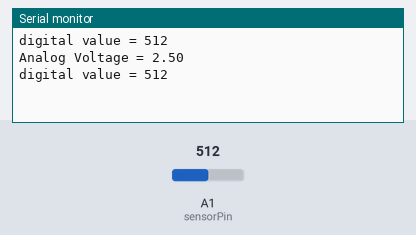
Simulated run of this sketch. Board: Arduino Uno, built with avr-gcc and run on an emulated ATmega328P. Shown: the last lines printed to the serial monitor. The inputs (shaded band) are chosen by the test bench; at power-on: A1 (sensorPin) = 512.

Above: at 3.8 s.
3.9 s: A1 (sensorPin) set to 716
At 5.8 s:
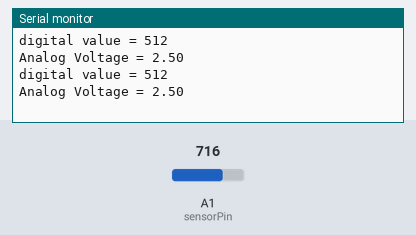
7.8 s: A1 (sensorPin) set to 900
At 10.1 s:
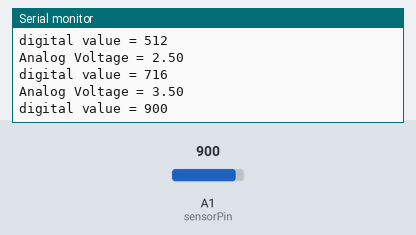
Timing chart, 0 to 11.6 s (numbered marks = the images above; inputs shaded):
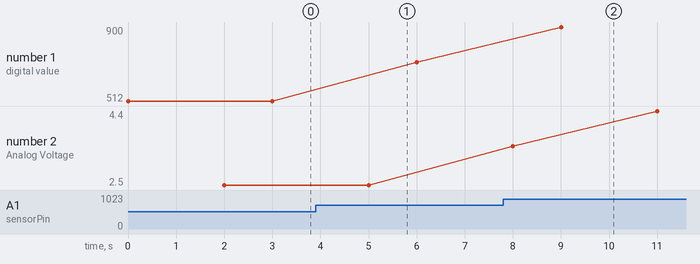

Measured:
- after the input at 7.8 s, the serial monitor: prints a new line after 1.2 s (image 2)
- plotted number 1: 512 → 716 after the input at 3.9 s, 716 → 900 after the input at 7.8 s
- plotted number 2: 2.5 → 4.4 after the input at 7.8 s

The sketch:

ADC.ino
```cpp
int sensorPin = A1;
int digitalValue = 0;
float analogVoltage =0;

void setup() {
  // put your setup code here, to run once:
  Serial.begin(9600);

}

void loop() {
  // put your main code here, to run repeatedly:
  digitalValue = analogRead(sensorPin);
  Serial.print("digital value = ");
  Serial.println(digitalValue);
  delay(2000);
  analogVoltage = (digitalValue*5)/1023.00;
  Serial.print("Analog Voltage = ");
  Serial.println(analogVoltage);
  delay(1000);
}
```
